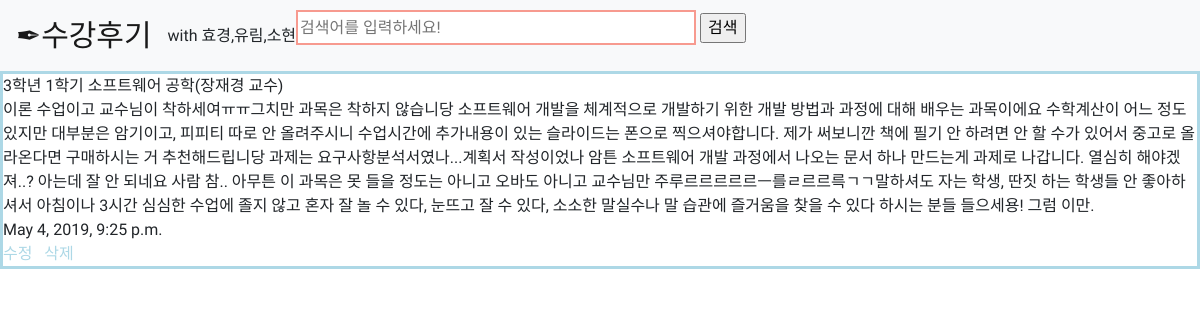
/15, run on the app's committed database.
### teamlionapp/models.py (models this page shows, shortened)
class Blog(models.Model):
    title=models.CharField(max_length=50,default='제목 없음')
    body=models.TextField(null=False)
    date=models.DateTimeField('date published')

### teamlionapp/views.py (the view)
# urls.py: path('<int:blog_id>', teamlionapp.views.detail, name='detail'),
def detail(request, blog_id):
    blog = get_object_or_404(Blog, pk=blog_id)
    return render(request, 'detail.html', {'blog':blog})

### teamlionapp/templates/detail.html (shortened to what this page needs)
<head>
</head>
{% extends 'base.html' %}
    {% block content %}
<div style="float:center" class="p1">
    {{blog.title}}<br>
    {{blog.body}}<br>
    {{blog.date}}
    <br>
    <a href="{% url 'edit' blog.id%}" >수정</a> &nbsp;
    <a href="{% url 'delete' blog.id%}" >삭제</a>
</div>
{% endblock %}

### teamlionapp/templates/detail.html (style rules this page uses)
a:link { color: lightblue; text-decoration: none; }
.p1 { border:lightblue 3px solid; }

### teamlionapp/templates/base.html (style rules this page uses)
* { font-family: 'Gamja Flower', cursive; }

### data on the page
Blog: title "3학년 1학기 소프트웨어 공학(장재경 교수)", body "이론 수업이고 교수님이 착하세여ㅠㅠ그치만 과목은 착하지 않습니당 소프트웨어 개발을 체계적으로 개발하기 위한 개발 방법과 과정에 대해 배우는 과목이에요 수학계산이 어느 정도 있지만 대부분은 암기이고, 피피티 따로 안 올려주시니 수업시간에 추가내용이 있는 슬라이드는 폰으로 찍으셔야합니다. 제가 써보니깐 책에 필기 안 하려면 안 할 수가 있어서 중고로 올라온다면 구매하시는 거 추천해드립니당 과제는 요구사항분석서였나...계획서 작성이었나 암튼 소프트웨어 개발 과정에서 나오는 문서 하나 만드는게 과제로 나갑니다. 열심히 해야겠져..? 아는데 잘 안 되네요 사람 참.. 아무튼 이 과목은 못 들을 정도는 아니고 오바도 아니고 교수님만 주루르르르르르ㅡ를ㄹ르르륵ㄱㄱ말하셔도 자는 학생, 딴짓 하는 학생들 안 좋아하셔서 아침이나 3시간 심심한 수업에 졸지 않고 혼자 잘 놀 수 있다, 눈뜨고 잘 수 있다, 소소한 말실수나 말 습관에 즐거움을 찾을 수 있다 하시는 분들 들으세용! 그럼 이만.", date "May 4, 2019, 9:25 p.m."
